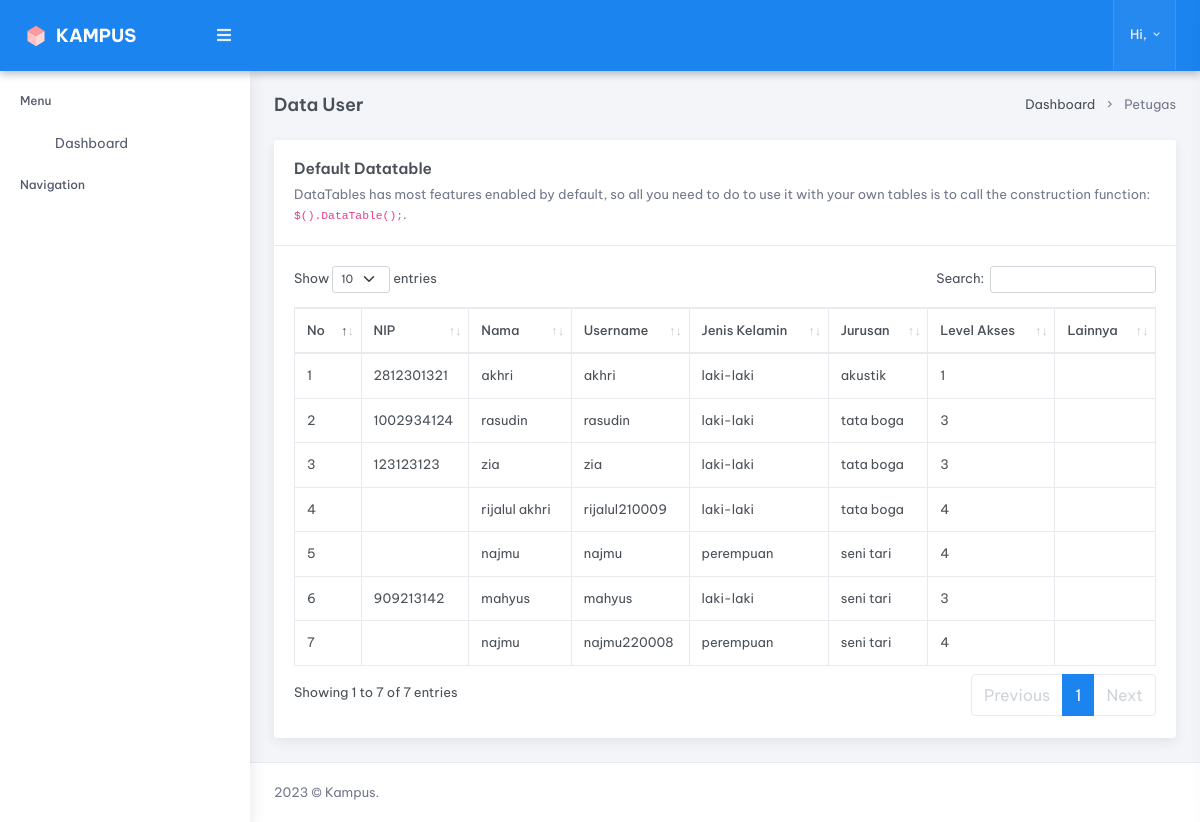
Page /index.php/petugas/view_controller on the committed database.
### tables this page shows
CREATE TABLE `tb_user` (
  `id_user` int(11) NOT NULL,
  `nip` varchar(50) DEFAULT NULL,
  `nama_user` varchar(100) NOT NULL,
  `username` varchar(100) NOT NULL,
  `password` varchar(255) NOT NULL,
  `jurusan_user` varchar(100) NOT NULL,
  `level` varchar(50) NOT NULL,
  `jk_user` varchar(50) NOT NULL
);

### application/views/main.php (called while the page is built)
<?php
$this->load->view('partials/header');
$this->load->view($pages);
$this->load->view('partials/footer');
?>

### application/controllers/petugas/View_controller.php (called while the page is built, shortened)
<?php
class View_controller extends CI_Controller {
	public function __construct()
	{
		$this->load->model('petugas/Insert_model', 'ins');
		$this->load->model('petugas/View_model', 'view');
	}
	public function index()
	{
		$load = $this->view->getUser()->result();
		$data = array(
			'title' => 'Data User',
			'pageTitle' => 'Data User',
			'dataTables' => TRUE,
			'pages' => 'page/petugas/Data_user',
			'data' => $load
		);
		$this->load->view('main', $data);
	}
}
?>

### index.php (called while the page is built, shortened)
<?php
require_once BASEPATH.'core/CodeIgniter.php';

### application/models/petugas/View_model.php (called while the page is built, shortened)
<?php
class View_model extends CI_Model {
	function getUser()
	{
		return $this->db->get('tb_user');
	}
}
?>

### application/views/page/petugas/Data_user.php (the view)
<div class="main-content">
<div class="page-content">
	<div class="container-fluid">
		<?php $this->load->view('partials/breadcumb'); ?>
		<div class="row">
			<div class="col-12">
				<div class="card">
					<div class="card-header">
						<h4 class="card-title">Default Datatable</h4>
						<p class="card-title-desc">DataTables has most features enabled by
							default, so all you need to do to use it with your own tables is to call
							the construction function: <code>$().DataTable();</code>.
						</p>
					</div>
					<div class="card-body">
						<table id="datatable" class="table table-bordered dt-responsive  nowrap w-100">
							<thead>
							<tr>
								<th>No</th>
								<th>NIP</th>
								<th>Nama</th>
								<th>Username</th>
								<th>Jenis Kelamin</th>
								<th>Jurusan</th>
								<th>Level Akses</th>
								<th>Lainnya</th>
							</tr>
							</thead>
							<tbody>
							<?php $no = 1;
							foreach ($data as $d) { ?>
								<tr>
									<td><?= $no++ ?></td>
									<td><?= $d->nip ?></td>
									<td><?= $d->nama_user ?></td>
									<td><?= $d->username ?></td>
									<td><?= $d->jk_user ?></td>
									<td><?= $d->jurusan_user ?></td>
									<td><?= $d->level ?></td>
									<td></td>
								</tr>
								<?php } ?>
							</tbody>
						</table>
					</div>
				</div>
			</div>
		</div>
	</div>
</div>

### application/views/partials/header.php (shortened to what this page needs)
<!doctype html>
<html lang="en">
<head>
	<link href="<?= base_url('public/') ?>libs/admin-resources/jquery.vectormap/jquery-jvectormap-1.2.2.css"
		rel="stylesheet" type="text/css" />
	<link rel="stylesheet" href="<?= base_url('public/') ?>css/preloader.min.css" type="text/css" />
	<link href="<?= base_url('public/') ?>css/bootstrap.min.css" id="bootstrap-style" rel="stylesheet"
		type="text/css" />
	<link href="<?= base_url('public/') ?>css/icons.min.css" rel="stylesheet" type="text/css" />
	<link href="<?= base_url('public/') ?>css/app.min.css" id="app-style" rel="stylesheet" type="text/css" />
	<?php if(isset($dataTables)) { ?>
	<link href="<?= base_url('public/') ?>libs/datatables.net-bs4/css/dataTables.bootstrap4.min.css" rel="stylesheet"
		type="text/css" />
	<link href="<?= base_url('public/') ?>libs/datatables.net-buttons-bs4/css/buttons.bootstrap4.min.css"
		rel="stylesheet" type="text/css" />
	<link href="<?= base_url('public/') ?>libs/datatables.net-responsive-bs4/css/responsive.bootstrap4.min.css"
		rel="stylesheet" type="text/css" />
	<?php } ?>
</head>
<body data-topbar="dark">
	<div id="layout-wrapper">
		<?php $this->load->view('partials/topbar'); ?>
		<?php $this->load->view('partials/sidebar'); ?>

### application/views/partials/topbar.php (shortened to what this page needs)
<header id="page-topbar">
                <div class="navbar-header">
                    <div class="d-flex">
                        <div class="navbar-brand-box">
                            <a href="index.html" class="logo logo-light">
                                <span class="logo-lg">
                                    <img src="<?= base_url('public/') ?>images/logo-sm.svg" alt="" height="24"> <span class="logo-txt">Kampus</span>
                                </span>
                            </a>
                        </div>
                        <button type="button" class="btn btn-sm px-3 font-size-16 header-item" id="vertical-menu-btn">
                            <i class="fa fa-fw fa-bars"></i>
                        </button>
                    </div>
                    <div class="d-flex">
                        <div class="dropdown d-inline-block">
                            <button type="button" class="btn header-item bg-soft-light border-start border-end" id="page-header-user-dropdown"
                            data-bs-toggle="dropdown" aria-haspopup="true" aria-expanded="false">
                                <span class="d-none d-xl-inline-block ms-1 fw-medium">Hi, <?= ucfirst($this->session->userdata('nama_user'));
								 ?></span>
                                <i class="mdi mdi-chevron-down d-none d-xl-inline-block"></i>
                            </button>
                        </div>
                    </div>
                </div>
            </header>

### application/views/partials/sidebar.php (shortened to what this page needs)
<div class="vertical-menu">
    <div data-simplebar class="h-100">
        <div id="sidebar-menu">
            <ul class="metismenu list-unstyled" id="side-menu">
                <li class="menu-title" data-key="t-menu">Menu</li>
                <li>
                    <a href="">
                        <i data-feather="home"></i>
                        <span data-key="t-dashboard">Dashboard</span>
                    </a>
                </li>
                <li class="menu-title" data-key="t-apps">Navigation</li>
            </ul>
        </div>
    </div>
</div>

### application/views/partials/breadcumb.php
<div class="row">
	<div class="col-12">
		<div class="page-title-box d-sm-flex align-items-center justify-content-between">
			<h4 class="mb-sm-0 font-size-18"><?= $pageTitle ?></h4>
			<div class="page-title-right">
			<?php if ($this->uri->segment(1) != NULL) {?>
				<ol class="breadcrumb m-0">
					<li class="breadcrumb-item"><a href="<?= base_url() ?>">Dashboard</a></li>
					<li class="breadcrumb-item active"><?= ucwords($this->uri->segment(1)) ?></li>
				</ol>
			<?php } ?>
			</div>
		</div>
	</div>
</div>

### application/views/partials/footer.php (shortened to what this page needs)
<footer class="footer">
                    <div class="container-fluid">
                        <div class="row">
                            <div class="col-sm-6">
                                <script>document.write(new Date().getFullYear())</script> © Kampus.
                            </div>
                        </div>
                    </div>
                </footer>
            </div>
        </div>
    </body>
</html>

### rows in the picture
tb_user: nip "2812301321", nama_user "akhri", username "akhri", jk_user "laki-laki", jurusan_user "akustik", level "1"
tb_user: nip "1002934124", nama_user "rasudin", username "rasudin", jk_user "laki-laki", jurusan_user "tata boga", level "3"
tb_user: nip "123123123", nama_user "zia", username "zia", jk_user "laki-laki", jurusan_user "tata boga", level "3"
tb_user: nama_user "rijalul akhri", username "rijalul210009", jk_user "laki-laki", jurusan_user "tata boga", level "4"
tb_user: nama_user "najmu", username "najmu", jk_user "perempuan", jurusan_user "seni tari", level "4"
tb_user: nip "909213142", nama_user "mahyus", username "mahyus", jk_user "laki-laki", jurusan_user "seni tari", level "3"
tb_user: nama_user "najmu", username "najmu220008", jk_user "perempuan", jurusan_user "seni tari", level "4"

### other values in the picture
$pageTitle "Data User"
$this->uri->segment(1) "Petugas"
